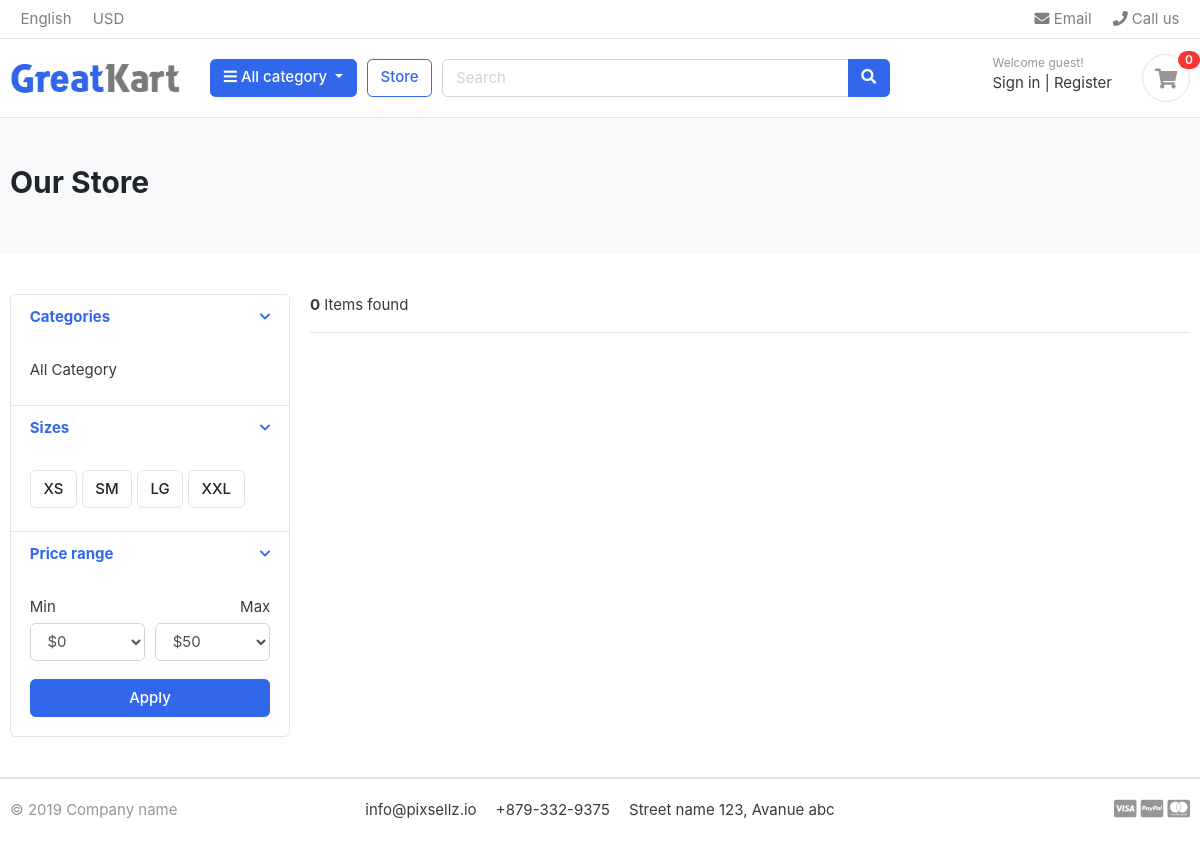
Page /store/ on the earlier database version.
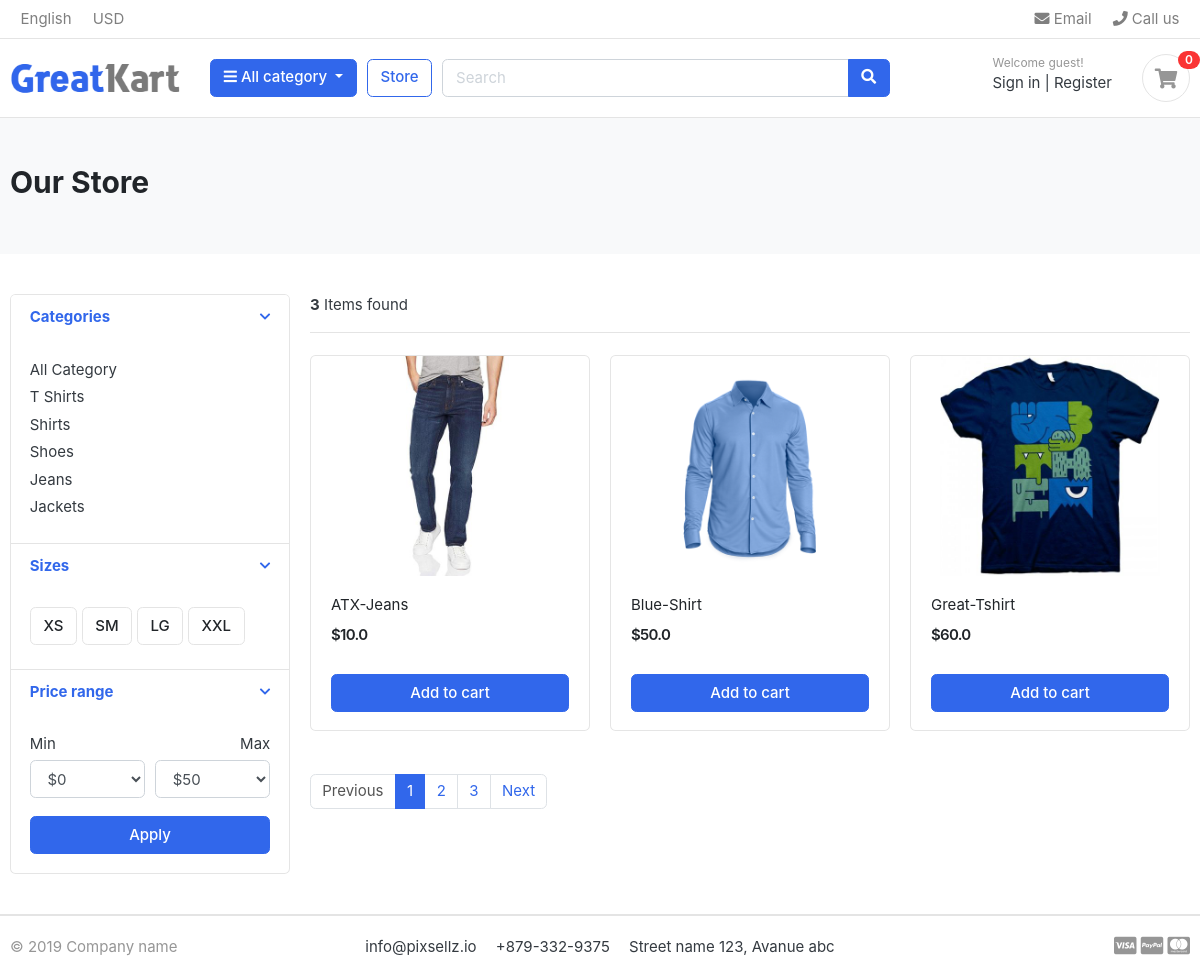
Same page on the later database version.
### category/models.py (models this page shows, shortened)
class Category(models.Model):
    category_name = models.CharField(max_length=50,unique=True)
    slug = models.CharField(max_length=100,unique=True)
    description = models.TextField(max_length=255.,blank=True)
    cat_image = models.ImageField(upload_to='photos/categories/',blank=True)
    class Meta:
        verbose_name = 'category'
        verbose_name_plural = 'categories'
    def get_url(self):
        return reverse('products_by_category',args=[self.slug])

### store/models.py (models this page shows, shortened)
class Product(models.Model):
    product_name = models.CharField(max_length=200,unique=True)
    slug = models.CharField(max_length=200, unique=True)
    description = models.TextField(max_length=500,blank=True)
    price = models.FloatField()
    prod_image = models.ImageField(upload_to='photos/products/')
    stock = models.IntegerField()
    is_available = models.BooleanField(default=True)
    category = models.ForeignKey(Category,on_delete=models.CASCADE)
    created_at = models.DateTimeField(auto_now_add=True)
    updated_at = models.DateTimeField(auto_now=True)
    def get_url(self):
        return reverse('product_details',args=[self.category.slug,self.slug])

### store/views.py (the view)
# urls.py: path('store/',include('store.urls')),
def store(request,category_slug=None):
    categories = None
    products = None
    if category_slug != None:
        categories = get_object_or_404(Category,slug = category_slug)
        products = Product.objects.filter(category = categories,is_available = True)
        paginator = Paginator(products,3)
        page = request.GET.get('page')
        paged_products = paginator.get_page(page)
        products_count =len(paged_products)
    else:
        products = Product.objects.all().filter(is_available = True)
        paginator = Paginator(products,3)
        page = request.GET.get('page')
        paged_products = paginator.get_page(page)
        products_count = len(paged_products)
    context={
        'products': paged_products,
        'products_count':products_count,
    }
    return render(request,'store/store.html',context)

### cart/context_processors.py (called while the page is built)
def counter(request):
    cart_count =0
    if 'admin' in request.path:
        return {}
    else:
        try:
            cart = Cart.objects.filter(cart_id = _cart_id(request))
            cart_items = CartItem.objects.all().filter(cart=cart[:1])
            for cart_item in cart_items:
                cart_count+=cart_item.quantity
        except Cart.DoesNotExist:
            cart_count=0
    return dict(cart_count=cart_count)

### cart/views.py (called while the page is built)
def _cart_id(request):
    cart = request.session.session_key
    if not cart:
        request.session.create()
        cart = request.session.session_key
    return cart

### category/context_processors.py (called while the page is built)
def category_links(request):
    links = Category.objects.all()
    return dict(links = links)

### templates/store/store.html (shortened to what the changed rows need)
{%extends 'base.html'%}
{%block content%}
{%load static%}
<section class="section-pagetop bg">
    <div class="container">
        <h2 class="title-page">Our Store</h2>
    </div>
</section>
<section class="section-content padding-y">
    <div class="container">
        <div class="row">
            <aside class="col-md-3">
                <div class="card">
                    <article class="filter-group">
                        <div class="filter-content collapse show" id="collapse_1">
                            <div class="card-body">
                                <ul class="list-menu">
                                    {%for category in links%}
                                    <li><a href="{{category.get_url}}">{{category.category_name}} </a></li>
                                    {%endfor%}
                                </ul>
                            </div>
                        </div>
                    </article>
                </div>
            </aside>
            <main class="col-md-9">
                <header class="border-bottom mb-4 pb-3">
                    <div class="form-inline">
                        <span class="mr-md-auto"><b>{{products_count}}</b> Items found </span>
                    </div>
                </header>
                <div class="row">
                    {%for product in products%}
                    <div class="col-md-4">
                        <figure class="card card-product-grid">
                            <div class="img-wrap">
                                <a href="{{product.get_url}}"> <img src="{{product.prod_image.url}}"></a>
                            </div>
                            <figcaption class="info-wrap">
                                <div class="fix-height">
                                    <a href="{{product.get_url}}" class="title">{{product.product_name}}</a>
                                    <div class="price-wrap mt-2">
                                        <span class="price">${{product.price}}</span>
                                    </div>
                                </div>
                                {% if product.stock > 0 %}
                                <a href="{% url 'add_cart' product.id%}" class="btn btn-block btn-primary">Add to cart
                                </a>
                                {% else %}
                                <button class="btn btn-block btn-danger"> Out Of Stock</button>
                                {% endif %}
                            </figcaption>
                        </figure>
                    </div>
                    {%endfor%}
                </div>
                <nav class="mt-4" aria-label="Page navigation sample">
                    {% if products.has_other_pages %}
                    <ul class="pagination">
                        {% if products.has_previous %}
                        <li class="page-item"><a class="page-link"
                                href="?page={{products.previous_page_number}}">Previous</a></li>
                        {% else %}
                        <li class="page-item disabled"><a class="page-link" href="#">Previous</a></li>
                        {% endif %}
                        {% for i in products.paginator.page_range %}
                            {% if products.number == i %}
                            <li class="page-item active"><a class="page-link" href="#">{{i}}</a></li>
                            {% else %}
                            <li class="page-item"><a class="page-link" href="?page={{i}}">{{i}}</a></li>
                            {% endif %}
                        {% endfor %}
                        {% if products.has_next %}
                        <li class="page-item"><a class="page-link" href="?page={{products.next_page_number}}">Next</a>
                        </li>
                        {% else %}
                        <li class="page-item disabled"><a class="page-link" href="#">Next</a></li>
                        {% endif %}
                    </ul>
                    {% endif %}
                </nav>
            </main>
        </div>
    </div>
</section>
{%endblock%}

Differences in the rows shown:
added Category: category_name "T Shirts"
added Category: category_name "Shirts"
added Category: category_name "Shoes"
added Category: category_name "Jeans"
added Category: category_name "Jackets"
added Product: prod_image (picture), product_name "ATX-Jeans", price "10.0", stock "Add to cart"
added Product: prod_image (picture), product_name "Blue-Shirt", price "50.0", stock "Add to cart"
added Product: prod_image (picture), product_name "Great-Tshirt", price "60.0", stock "Add to cart"
Other differences:
{{ products_count }}: "0" → "3"
text now shown: "Previous Next"
new list line: "1"
new list line: "2"
new list line: "3"
